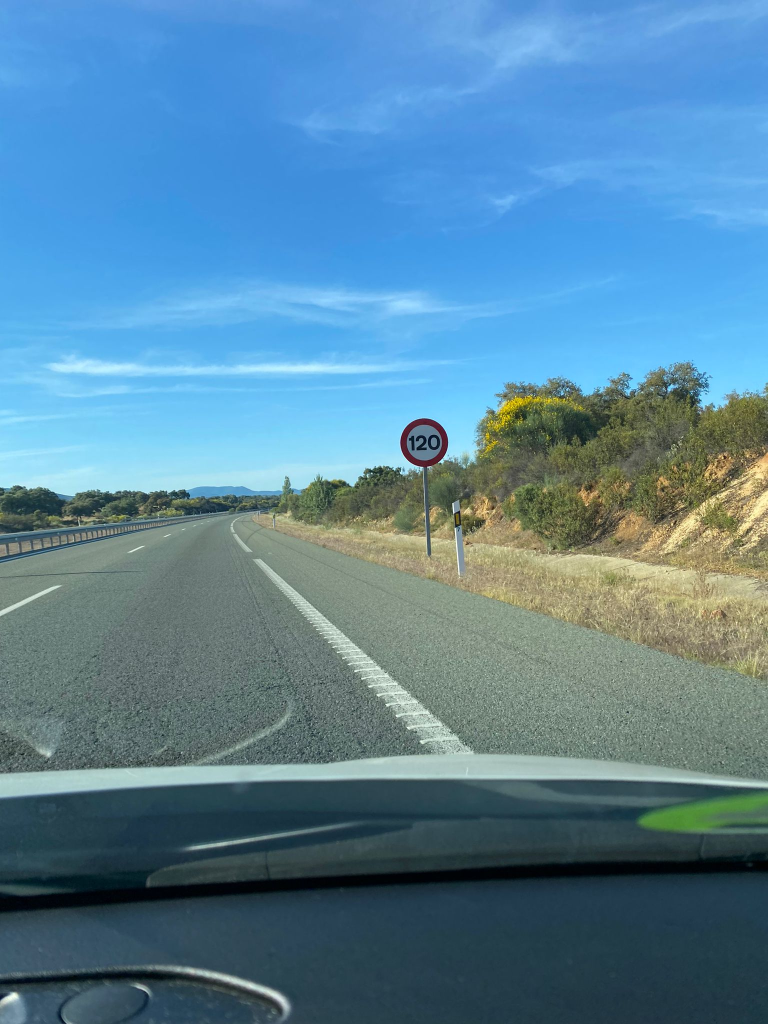
#> input picture script/images2/120.jpg, 1536 x 2048 px (shown at 1/2 size)
$ jupyter execute --allow-errors cnn_train.ipynb
#> lines starting #> are read from the running program, lines starting #| are printed output that depends on the picture; after the words box and inside, x2 and y2 are one past the last pixel; in counts of white or black regions, pixels touching at a corner belong together
[cell 1]
import numpy as np
import os
from sklearn.model_selection import train_test_split
from keras.utils import to_categorical
from keras.layers import BatchNormalization, Activation
from keras.models import Sequential
from keras.layers import Conv2D, MaxPool2D, Dense, Flatten, Dropout
import joblib
import cv2 as cv
import matplotlib.pyplot as plt

# Lectura de imágenes y etiquetas

[cell 2]
data = []
labels = []
cur_path = os.getcwd()
train_path = os.path.join(cur_path,'train_data')

#> (the rest of this cell did not finish here and is left out)

[cell 3]
# Codificar etiquetas
from sklearn.preprocessing import LabelEncoder
label_encoder = LabelEncoder()
labels = label_encoder.fit_transform(labels)

#> (the rest of this cell did not finish here and is left out)

#> (a cell that did not finish here is left out)

# Modelo y red neuronal

#> (a cell that did not finish here is left out)

#> (a cell that did not finish here is left out)

#> (a cell that did not finish here is left out)

[cell 8]
# Guardar label encoder
joblib.dump(label_encoder, '../script/label_encoder.pkl')

# Ejemplo

[cell 9]
img = cv.imread('../script/images2/120.jpg',cv.IMREAD_COLOR)
#> img is the input picture: shape (2048, 1536, 3); mean B, G, R 157.3, 132.9, 89.3

h_inf_1=170
h_sup_1=180
h_inf_2=0
h_sup_2=5

lower_red_1 = np.array([h_inf_1,50,50])
upper_red_1 = np.array([h_sup_1,255,255])
lower_red_2 = np.array([h_inf_2,50,50])
upper_red_2 = np.array([h_sup_2,255,255])

hsv = cv.cvtColor(img, cv.COLOR_BGR2HSV)
#> hsv: shape (2048, 1536, 3); mean H, S, V 88.3, 115.8, 164.1
red_mask_1 = cv.inRange(hsv, lower_red_1, upper_red_1)
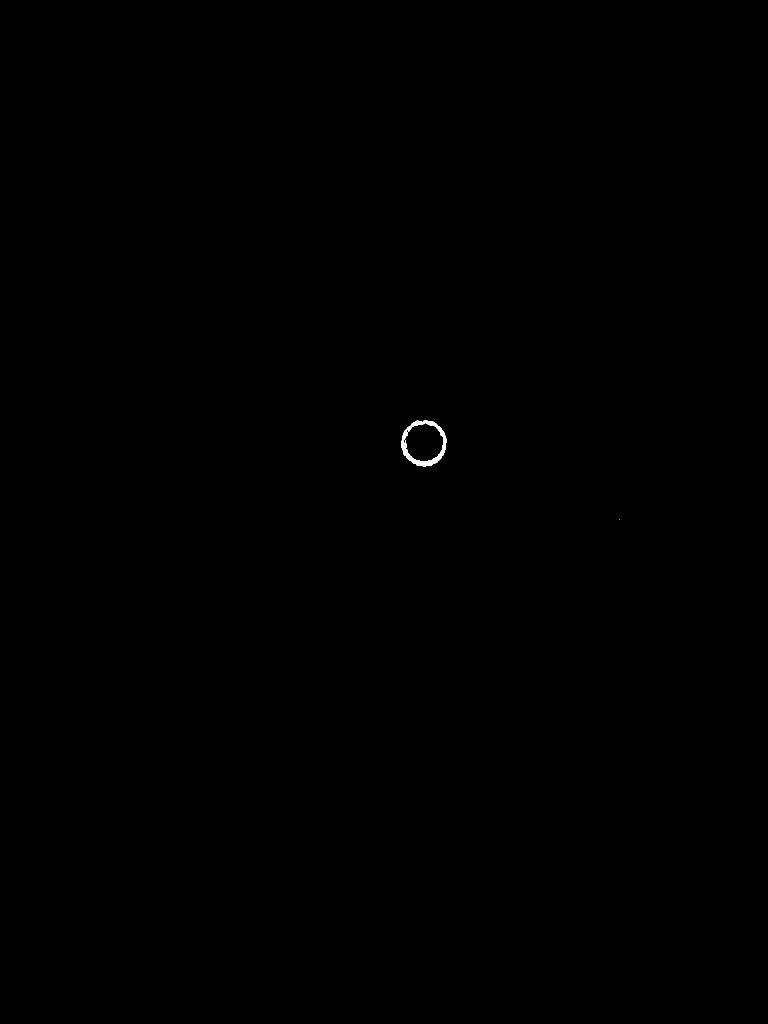
#> red_mask_1: shape (2048, 1536) (shown at 1/2 size); 0.07% white; 2 white regions (1 under 20 px), largest, box (x1, y1, x2, y2) and area: (803, 840, 893, 934) 2045
red_mask_2 = cv.inRange(hsv, lower_red_2, upper_red_2)
#> red_mask_2: shape (2048, 1536); 0% white in thin lines or dots, all inside (x1, y1, x2, y2) = (833, 913, 1452, 1039)

red_mask = red_mask_1+red_mask_2
#> red_mask: shape (2048, 1536); 0.07% white; 3 white regions (2 under 20 px), largest, box (x1, y1, x2, y2) and area: (803, 840, 893, 934) 2057

img_rojo = cv.bitwise_and(img,img, mask= red_mask)

gray = cv.cvtColor(img_rojo, cv.COLOR_BGR2GRAY)
binary = cv.threshold(gray, 0, 255, cv.THRESH_BINARY)[1]

forms = cv.erode(binary, np.ones((3,3),np.uint8), iterations = 1)
#> forms: shape (2048, 1536); 0.04% white; 1 white region

contours = cv.findContours(forms, cv.RETR_EXTERNAL, cv.CHAIN_APPROX_SIMPLE)
#> contours = 1 contour; box (x1, y1, x2, y2) and area: (804, 841, 892, 932) 1051
biggest_contour = max(contours[0], key=cv.contourArea)
#> biggest_contour = contour of 264 points, box (x1, y1, x2, y2) (804, 841, 892, 932), area 1051

img_copy = img.copy()
x,y,w,h = cv.boundingRect(biggest_contour)
#> x = 804; y = 841; w = 88; h = 91
cv.drawContours(img_copy, biggest_contour, -1, (0,255,0), 3)
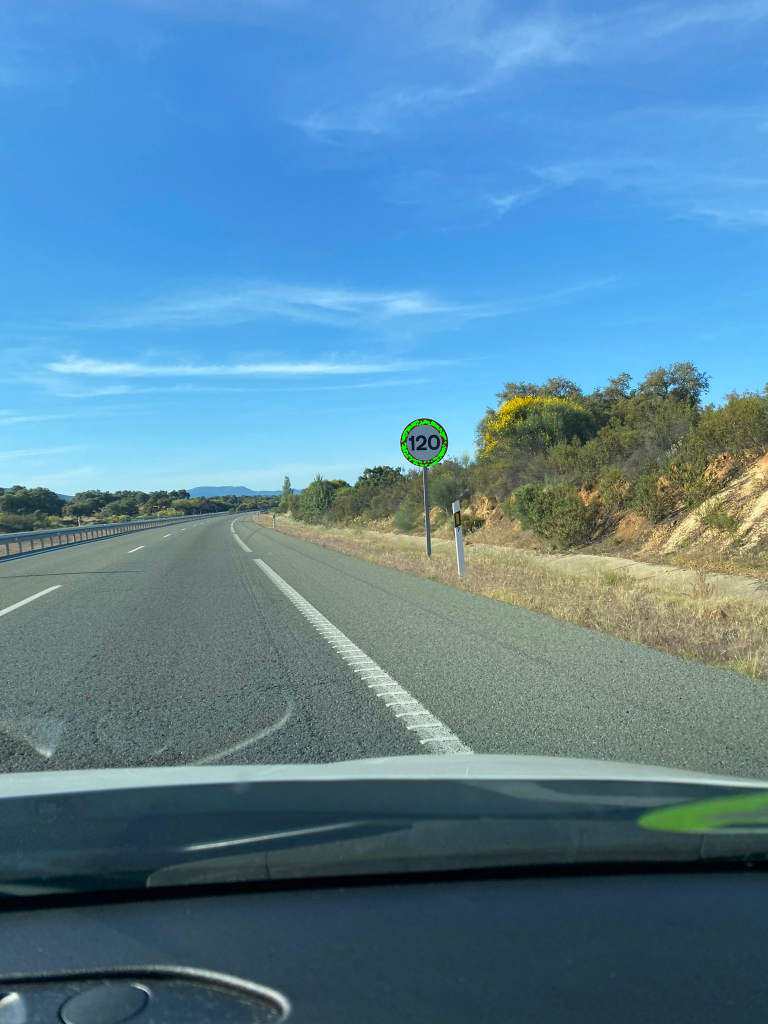
#> img_copy: shape (2048, 1536, 3) (shown at 1/2 size); 0.06% of pixels changed, all inside (x1, y1, x2, y2) = (802, 839, 894, 934)
cv.rectangle(img_copy,(x,y),(x+w,y+h),(0,255,0),2)
#> img_copy: shape (2048, 1536, 3); 0.03% of pixels changed, all inside (x1, y1, x2, y2) = (803, 840, 894, 934)

cropped = img[y:y+h, x:x+w]
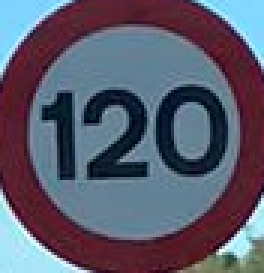
#> cropped: shape (91, 88, 3) (shown 3 times larger); mean B, G, R 108.2, 90.8, 90.3

plt.imshow(cv.cvtColor(cropped,cv.COLOR_BGR2RGB))

[cell 10]
# Preprocesar imagen
image = cv.resize(cropped, (64,64))
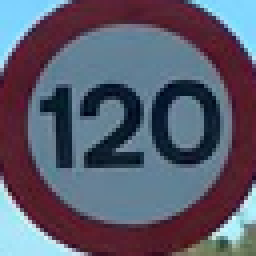
#> image: shape (64, 64, 3) (shown 4 times larger); mean B, G, R 108.2, 90.8, 90.3
image = cv.cvtColor(image, cv.COLOR_BGR2GRAY)
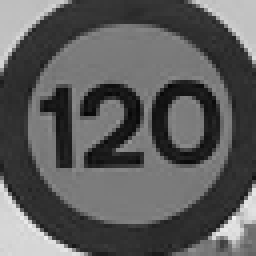
#> image: shape (64, 64) (shown 4 times larger); min 5, max 239, mean 92.7
image = np.array(image)
image = image.reshape(1,64,64,1)

# Visualizar imagen
plt.imshow(image.reshape(64,64), cmap='gray')

# Predecir imagen
#> (the rest of this cell did not finish here and is left out)
